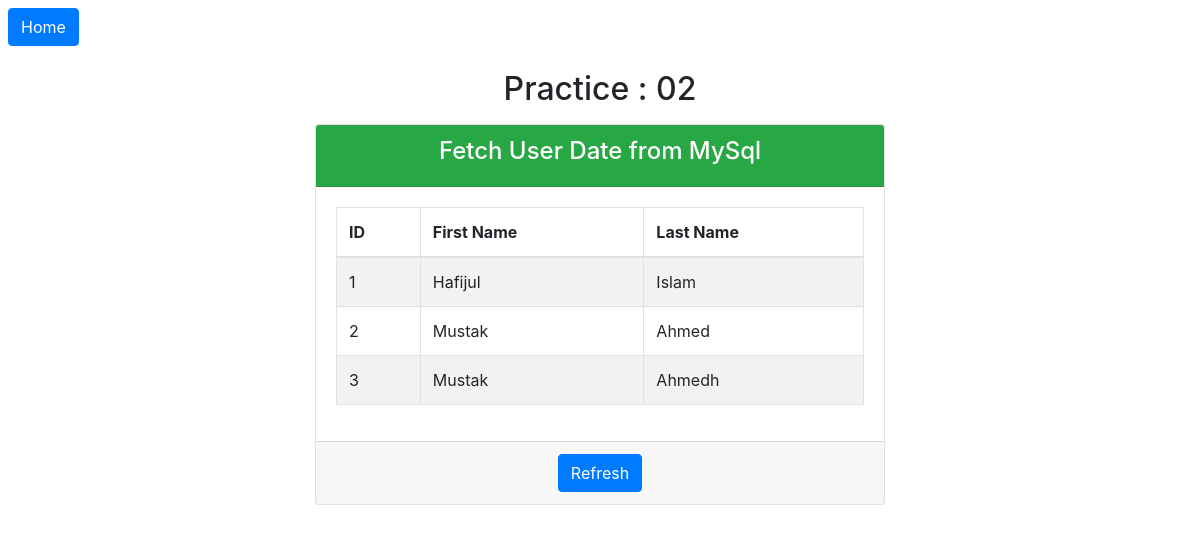
The page /index.php/users on the database as committed earlier.
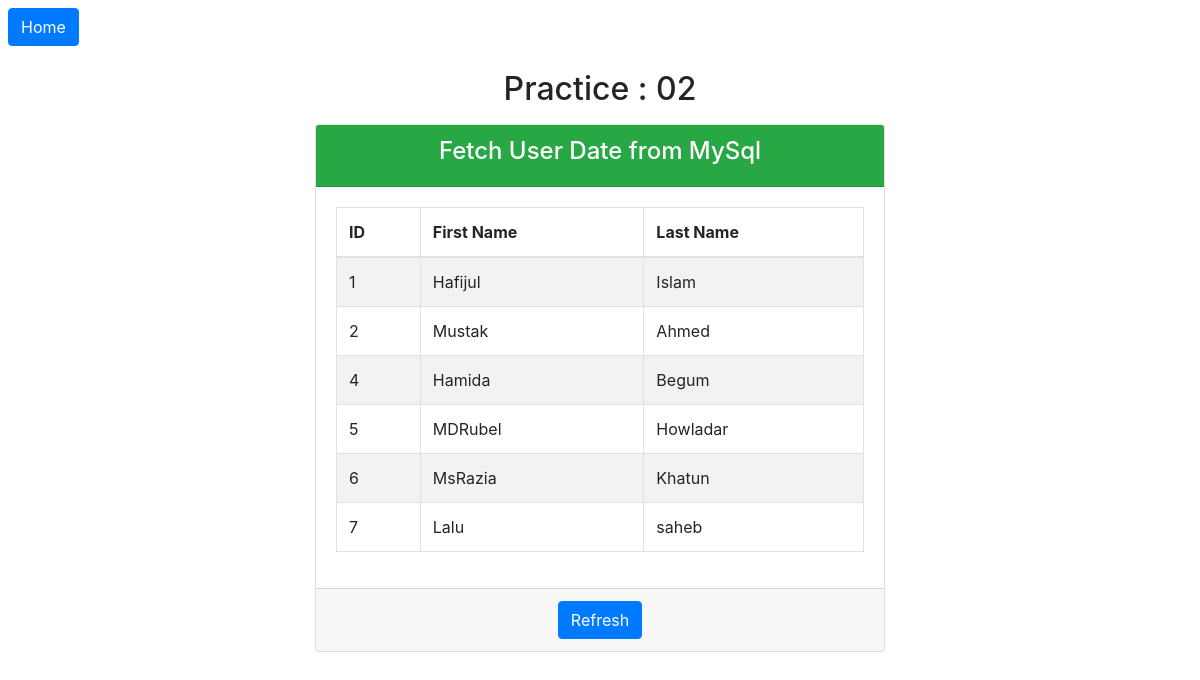
The same page on the database as committed later.
### tables this page shows
CREATE TABLE `tbl_users` (
  `id` int(10) UNSIGNED NOT NULL,
  `first_name` varchar(45) NOT NULL DEFAULT '',
  `last_name` varchar(45) NOT NULL DEFAULT ''
);

### application/controllers/Users.php (called while the page is built, shortened)
<?php
	class Users extends CI_Controller
	{
		public function __construct()
		{
			$this->load->model('Users_model');
		}
		public function index()
		{
			$this->fetch_name();
		}
		public function fetch_name()
		{
			$user_list = $this->Users_model->fetch_name();
			$this->load->view('users/fetch', array('user_names' => $user_list));
		}
	}

### index.php (called while the page is built, shortened)
<?php
require_once BASEPATH.'core/CodeIgniter.php';

### application/models/Users_model.php (called while the page is built, shortened)
<?php
    class Users_model extends CI_Model
    {
        public function fetch_name()
        {
            $query = $this->db->get('tbl_users');
            return $query->result();
        }
    }

### application/views/users/fetch.php (the view, shortened to what this page needs)
<!DOCTYPE html>
<html lang="en">
<head>
  <link rel="stylesheet" href="<?= base_url(); ?>bower_components/bootstrap/dist/css/bootstrap.min.css">
</head>
<body>
<a href="<?= base_url(); ?>"><button class="btn btn-primary text-white m-2">Home</button></a>
<h2 class="text-center my-3">Practice : 02</h2>
<div class="container-fluid">
  <div class="row">
    <div class="offset-3 col-sm-6">
      <div class="card">
        <div class="card-header bg-success text-white">
          <h4 class="text-center">Fetch User Date from MySql</h4>
        </div>
        <div class="card-body">
          <div class="table-responsive">
              <table class="table table-hover table-striped table-bordered">
                <thead>
                <tr>
                  <th>ID</th>
                  <th>First Name</th>
                  <th>Last Name</th>
                </tr>
                </thead>
                <tbody>
                <?php
                    if (isset($user_names) == TRUE) {
                        foreach ($user_names as $user) { ?>
                          <tr>
                            <td><?= $user->id; ?></td>
                            <td><?= $user->first_name; ?></td>
                            <td><?= $user->last_name; ?></td>
                          </tr>
                        <?php }
                    } else { ?>
                      <tr>
                        <td colspan="3"> No data found</td>
                      </tr>
                    <?php }
                ?>
                </tbody>
              </table>
            </div>
        </div>
        <div class="card-footer">
          <div class="col text-center">
            <a href="<?= base_url() . 'users/fetch_name'; ?>">
              <button class="btn btn-primary text-white" name="insert" value="Insert">Refresh</button>
            </a>
          </div>
        </div>
      </div>
    </div>
  </div>
</div>
</body>
</html>

Rows that differ between the two databases and show on the page:
removed tbl_users: id "3", first_name "Mustak", last_name "Ahmedh"
added tbl_users: id "4", first_name "Hamida", last_name "Begum"
added tbl_users: id "5", first_name "MDRubel", last_name "Howladar"
added tbl_users: id "6", first_name "MsRazia", last_name "Khatun"
added tbl_users: id "7", first_name "Lalu", last_name "saheb"
